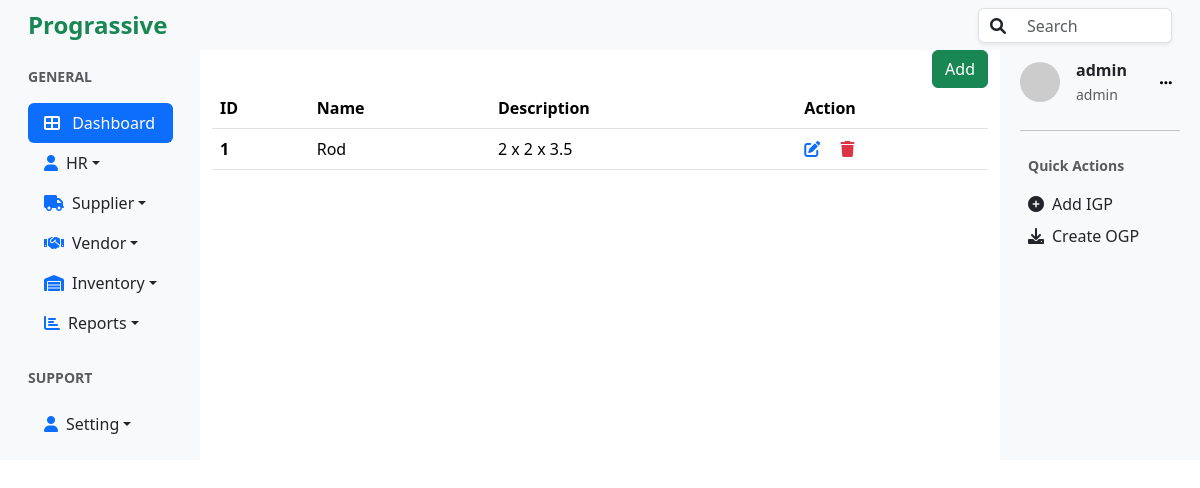
The app's page /items/list/ (signed in) with its own data.
### items/models.py (models this page shows, shortened)
class Item(models.Model):
    name=models.CharField(max_length=50, unique=True)
    description=models.TextField(blank=True, null=True)

### accounts/models.py (models this page shows, shortened)
class User(AbstractUser):
    role = models.ForeignKey(Role, on_delete=models.SET_NULL, null=True, blank=True)

class Role(models.Model):
    ADMIN = 'admin'
    HR = 'hr'
    STAFF = 'staff'
    ROLE_CHOICES = [
        (ADMIN, 'Admin'),
        (HR, 'HR'),
        (STAFF, 'Staff'),
    ]
    name = models.CharField(max_length=50, choices=ROLE_CHOICES, default=STAFF)
    description = models.TextField(blank=True)
    def __str__(self):
        return self.name

### items/views.py (the view)
# urls.py: path('list/', views.item_list, name="item_list"),
@login_required
@role_required('staff','hr','admin')
def item_list(request):
    items = Item.objects.all()
    return render(request, 'item_list.html', {"items":items})

### items/templates/item_list.html
{% extends 'base.html' %}
{% block content%}
<div class="d-flex justify-content-end">
    <a href="{% url 'create_item'%}">
    <button type="button" class="btn btn-success">Add</button></a>
</div>
<table class="table table-hover">
    <thead>
      <tr>
        <th scope="col">ID</th>
        <th scope="col">Name</th>
        <th scope="col">Description</th>
        <th scope="col">Action</th>
      </tr>
    </thead>
    <tbody>
    {% for item in items %}
    <tr>
        <th>{{item.id}}</th>
        <td>{{item.name}}</td>
        <td>{{item.description}}</td>
        <td>
            <a href="{% url 'update_item' item.id %}" class="text-primary"><i class="fa fa-edit"></i></a>
            <a href="{% url 'delete_item' item.id %}" class="text-danger ms-3"><i class="fa fa-trash"></i></a>
        </td>
      </tr>
      {%endfor %}
    </tbody>
</table>
{% endblock%}

### templates/right_sidebar.html (shortened to what this page needs)
<div class=" bg-light p-2">
  <div class="d-flex align-items-center mb-4 ml-2">
    <img
      src="https://ui-avatars.com/api/?name={{user.username}}"
      alt="User Avatar"
      class="rounded-circle me-3"
      width="40"
    />
    <div>
      <p class="mb-0 fw-bold">{{user.username}}</p>
      <small class="text-muted">{{user.role}}</small>
    </div>
    <button class="btn btn-light btn-sm ms-auto" style="box-shadow: none; border:1px;">
      <i class="fa fa-ellipsis-h"></i>
    </button>
  </div>
  <hr />
  <div class="mb-4 p-2">
    <p class="text-muted small fw-bold">Quick Actions</p>
    <ul class="list-unstyled">
      <li class="mb-2">
        <a href="{% url 'create_igp'%}" class="d-flex align-items-center text-dark text-decoration-none">
          <i class="fa fa-plus-circle me-2"></i> Add IGP
        </a>
      </li>
      <li>
        <a href="#" class="d-flex align-items-center text-dark text-decoration-none">
          <i class="fa fa-download me-2"></i> Create OGP
        </a>
      </li>
    </ul>
  </div>
</div>

### records on screen
Item: id "1", name "Rod", description "2 x 2 x 3.5"
User: username "admin", role "admin"
